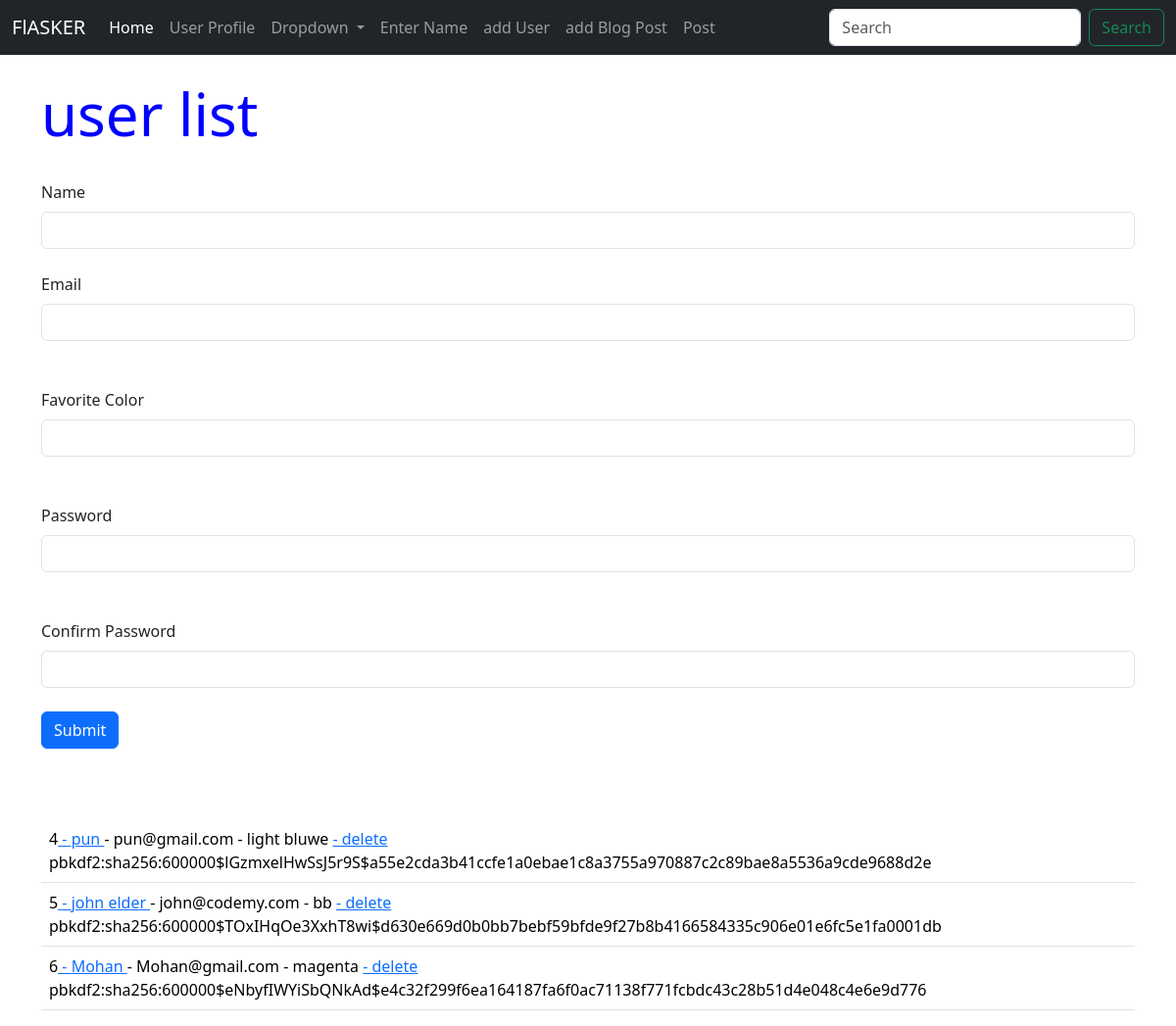
The page /user/add on the database as committed earlier.
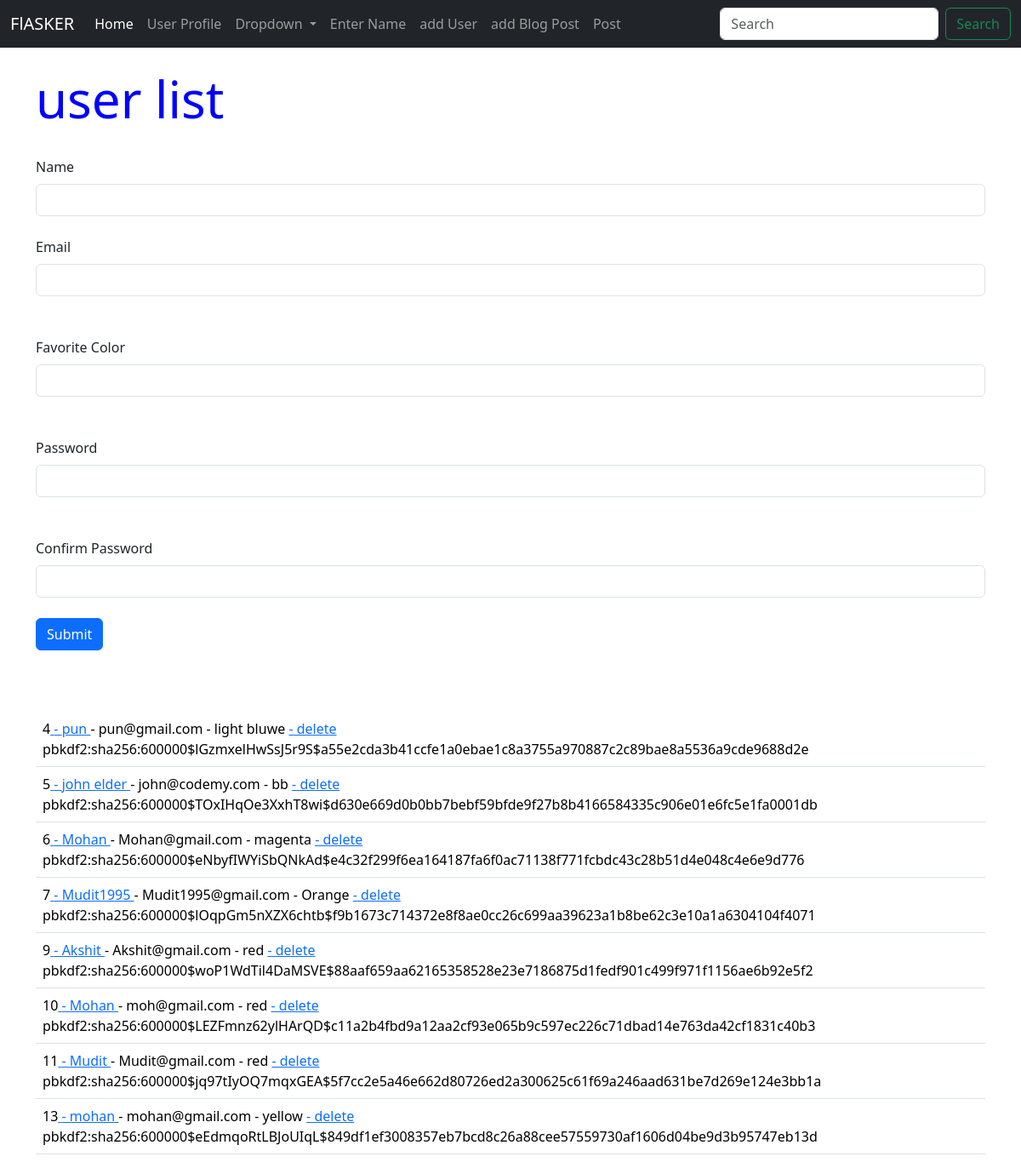
The same page on the database as committed later.
### hello.py (models this page shows, shortened)
class Users(db.Model):
    id = db.Column(db.Integer, primary_key=True)
    name = db.Column(db.String(200), nullable=False)
    email = db.Column(db.String(120), nullable=False, unique=True)
    favorite_color = db.Column(db.String(120))
    password_hash = db.Column(db.String(128), nullable=False)
    @property
    def password(self):
        raise AttributeError('password is not a readable attribute')
    date_added = db.Column(db.DateTime, default=datetime.utcnow)

### hello.py (the view, shortened to what this page needs)
@app.route('/user/add', methods=['GET', 'POST'])
def add_user():
    name = None
    form = UserForm()
    our_users = Users.query.order_by(Users.date_added)
    return render_template('add_user.html', form=form, name=name, our_users=our_users)

### hello.py
class UserForm(FlaskForm):
    name = StringField("Name", validators=[DataRequired()])
    email = StringField("Email", validators=[DataRequired()])
    favorite_color = StringField("Favorite Color")
    password_hash = PasswordField("Password", validators=[DataRequired(), EqualTo("password_hash2", message="Passwords Must Match")])
    password_hash2 = PasswordField("Confirm Password", validators=[DataRequired()])
    submit = SubmitField("Submit")

### templates/add_user.html (shortened to what this page needs)
{% extends 'base.html' %}
{% block content %}
{% if name %}
      <h1> user added</h1>
      <br/>
      <ul>
        {% for our_user in our_users %}
            <li>{{our_user.id}}<a href={{url_for('update', id=our_user.id)}}> - {{ our_user.name }}</a> - {{ our_user.email }} - {{ our_user.favorite_color }}<a href={{url_for('delete', id=our_user.id)}}> - delete</a></li>
        {% endfor %}
    </ul>
{% else %}
      <h1> user list </h1>
      <br/>
      <form method = "POST">
        {{ form.name.label(class="form-label") }}
        {{ form.name(class="form-control") }}
         <br/>
         {{ form.email.label(class="form-label") }}
         {{ form.email(class="form-control") }}
          <br/>
          <br/>
          {{ form.favorite_color.label(class="form-label") }}
          {{ form.favorite_color(class="form-control") }}
           <br/>
           <br/>
           {{ form.password_hash.label(class="form-label") }}
           {{ form.password_hash(class="form-control") }}
            <br/>
            <br/>
            {{ form.password_hash2.label(class="form-label") }}
            {{ form.password_hash2(class="form-control") }}
            <br/>
        {{ form.submit(class="btn btn-primary") }}
      </form>
    <br/>
    <br/>
    <br/>
    <table class="table">
        {% for our_user in our_users %}
        <tr>
            <td>{{our_user.id}}<a href={{url_for('update', id=our_user.id)}}> - {{ our_user.name }}
                               <a> - {{ our_user.email }} - {{ our_user.favorite_color }} </a>
                               <a href={{url_for('delete', id=our_user.id)}}>- delete</a>
                               {{our_user.password_hash}}
                               </td>
          </tr>
        {% endfor %}
    </table>
{% endif %}
{% endblock %}

### templates/base.html (shortened to what this page needs)
<!doctype html>
<html lang="en">
  <head>
    <link href="https://cdn.jsdelivr.net/npm/bootstrap@5.3.3/dist/css/bootstrap.min.css" rel="stylesheet">
    <link rel="stylesheet" href="{{ url_for('static', filename='CSS/style.css') }}">
  </head>
  <body>
    {% include 'navbar.html' %}
    <br/>
    <div class ="container">
        {% block content %}
        {% endblock %}
    </div>
  </body>
</html>

### templates/Navbar.html (shortened to what this page needs)
<nav class="navbar navbar-expand-lg navbar-dark bg-dark">
    <div class="container-fluid">
      <a class="navbar-brand" href="{{url_for('index') }}">FlASKER</a>
      <div class="collapse navbar-collapse" id="navbarSupportedContent">
        <ul class="navbar-nav me-auto mb-2 mb-lg-0">
          <li class="nav-item">
            <a class="nav-link active" aria-current="page" href="#">Home</a>
          </li>
          <li class="nav-item">
            <a class="nav-link" href="{{url_for('user',name='John') }}">User Profile</a>
          </li>
          <li class="nav-item dropdown">
            <a class="nav-link dropdown-toggle" href="#" role="button" data-bs-toggle="dropdown" aria-expanded="false">
              Dropdown
            </a>
          </li>
          <li class="nav-item">
            <a class="nav-link" href="{{url_for('name') }}">Enter Name</a>
          </li>
          <li class="nav-item">
            <a class="nav-link" href="{{url_for('add_user') }}">add User</a>
          </li>
          <li class="nav-item">
            <a class="nav-link" href="{{url_for('add_post') }}">add Blog Post</a>
          </li>
          <li class="nav-item">
            <a class="nav-link" href="{{url_for('posts') }}">Post</a>
          </li>
        </ul>
        <form class="d-flex" role="search">
          <input class="form-control me-2" type="search" placeholder="Search" aria-label="Search">
          <button class="btn btn-outline-success" type="submit">Search</button>
        </form>
      </div>
    </div>
  </nav>

### static/CSS/style.css (style rules this page uses)
h1 { color : blue ; font-size : 60px ; }
body { background-color: #ffffff; }

Rows that differ between the two databases and show on the page:
added Users: id "7", name "Mudit1995", email "Mudit1995@gmail.com", favorite_color "Orange", password_hash "pbkdf2:sha256:600000$lOqpGm5nXZX6chtb$f9b1673c714372e8f8ae0cc26c699aa39623a1b8be62c3e10a1a6304104f4071"
added Users: id "9", name "Akshit", email "Akshit@gmail.com", favorite_color "red", password_hash "pbkdf2:sha256:600000$woP1WdTil4DaMSVE$88aaf659aa62165358528e23e7186875d1fedf901c499f971f1156ae6b92e5f2"
added Users: id "10", name "Mohan", email "moh@gmail.com", favorite_color "red", password_hash "pbkdf2:sha256:600000$LEZFmnz62ylHArQD$c11a2b4fbd9a12aa2cf93e065b9c597ec226c71dbad14e763da42cf1831c40b3"
added Users: id "11", name "Mudit", email "Mudit@gmail.com", favorite_color "red", password_hash "pbkdf2:sha256:600000$jq97tIyOQ7mqxGEA$5f7cc2e5a46e662d80726ed2a300625c61f69a246aad631be7d269e124e3bb1a"
added Users: id "13", name "mohan", email "mohan@gmail.com", favorite_color "yellow", password_hash "pbkdf2:sha256:600000$eEdmqoRtLBJoUIqL$849df1ef3008357eb7bcd8c26a88cee57559730af1606d04be9d3b95747eb13d"
